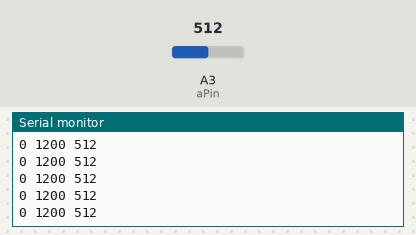
A sketch run on a simulated Arduino Uno, built with avr-gcc and run on an emulated ATmega328P. Shown: the last lines printed to the serial monitor. The test bench sets the inputs (shaded band); at power-on: A3 (aPin) = 512.

Above: at 1.2 s.
1.3 s: A3 (aPin) set to 986
At 2.0 s:
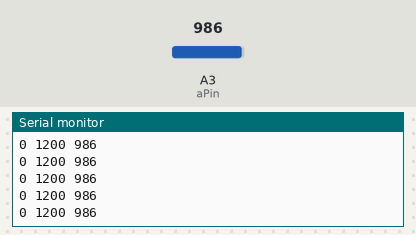
2.8 s: A3 (aPin) set to 1016
At 3.8 s:
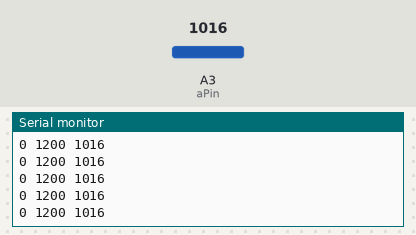
4.3 s: A3 (aPin) set to 11
At 5.2 s:
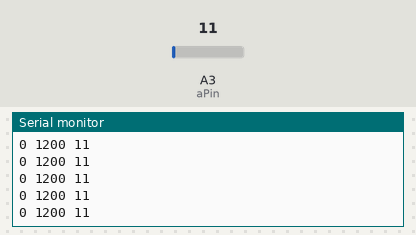
5.8 s: A3 (aPin) set to 8
At 6.4 s:
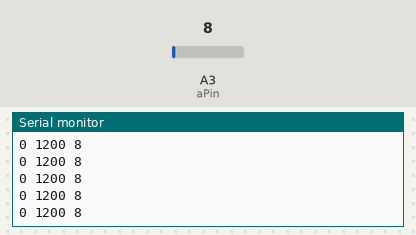
Timing chart, 0 to 8.3 s (numbered marks = the images above; inputs shaded):
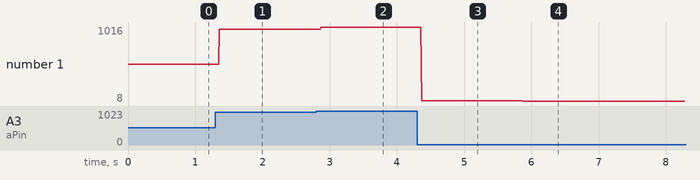

Measured:
- after the input at 1.3 s, the serial monitor: prints a new line after 0.06 s (image 1)
- after the input at 2.8 s, the serial monitor: prints a new line after 0.07 s (image 2)
- after the input at 4.3 s, the serial monitor: prints a new line after 0.07 s (image 3)
- after the input at 5.8 s, the serial monitor: prints a new line after 0.07 s (image 4)
- plotted number 1: 512 → 986 after the input at 1.3 s, 986 → 1016 after the input at 2.8 s, 1016 → 11 after the input at 4.3 s, 11 → 8 after the input at 5.8 s

The sketch:

Ex2_FunctionGenerator.ino
```cpp
int aPin = A3;

void setup() {
  Serial.begin(9600);
}

void loop() {
  Serial.print(0);  // To freeze the lower limit of y axis
  Serial.print(" ");
  Serial.print(1200);  // To freeze the upper limit of y axis
  Serial.print(" ");
  Serial.println(analogRead(aPin));
}
```
